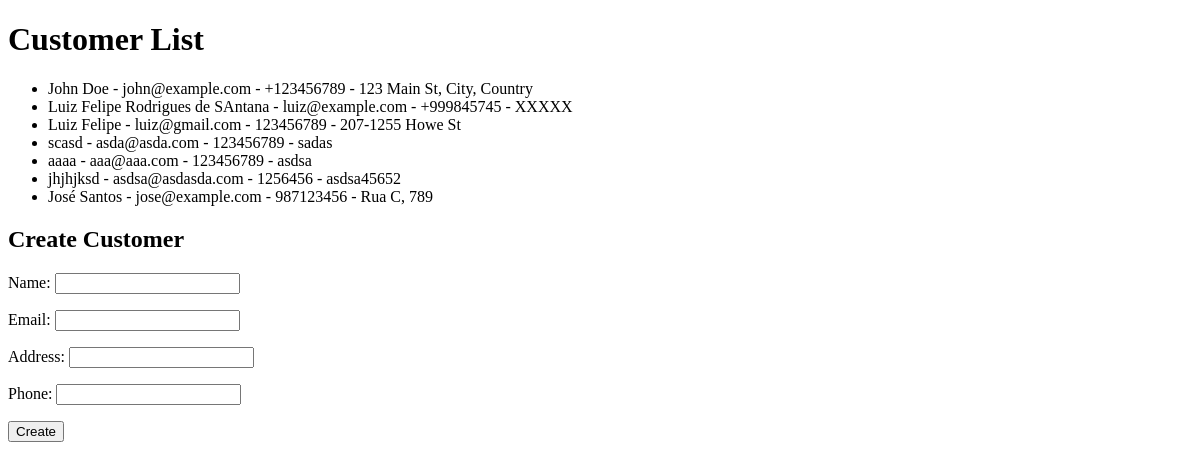
Before: /customer/ with the older database file.
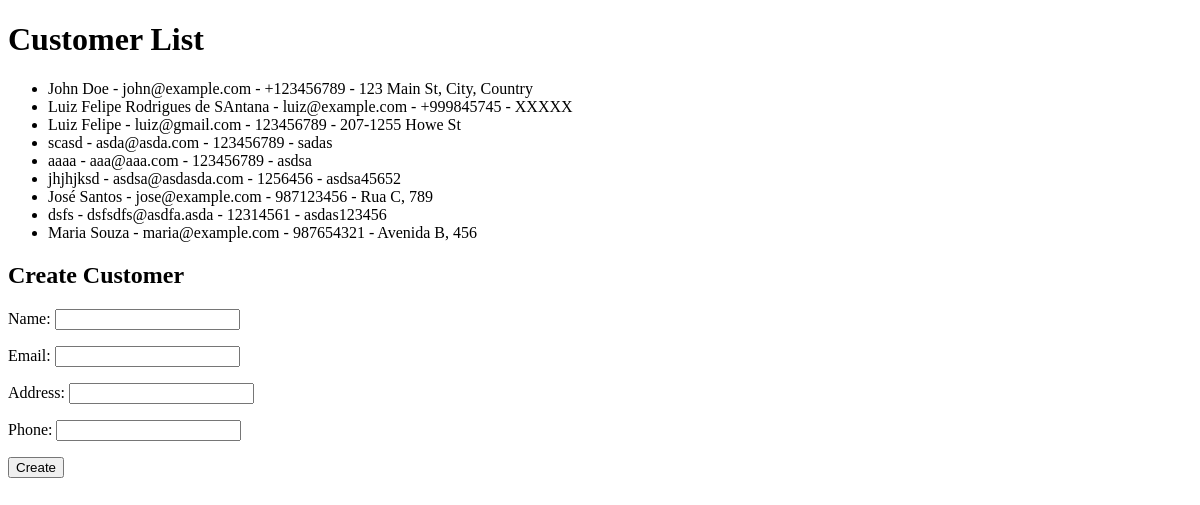
After: the same page with the newer database file.
### EcommerceApp/models.py (models this page shows, shortened)
class Customer(models.Model):
    customerID = models.AutoField(primary_key=True)
    name = models.CharField(max_length=100)
    email = models.EmailField(unique=True)
    address = models.CharField(max_length=200)
    phone = models.CharField(max_length=20)
    def serialize(self):
        return{
            "id":self.customerID,
            "name":self.name,
            "email":self.email,
            "address":self.address,
            "phone":self.phone
        }

### EcommerceApp/views.py (the view, shortened to what this page needs)
# urls.py: path('customer/', views.url_customer),
def url_customer(request):
    if (request.method == 'GET'):
        page_number = request.GET.get('page_number')
        page_size = request.GET.get('page_size')
        if ('application/json' in request.content_type):
            if page_number and page_size:
                return list_customers(page_number,page_size)
            else:
                return list_customers()
        else:
            if page_number and page_size:
                customerJson = list_customers(page_number,page_size).content
            else:
                customerJson = list_customers().content
            form = UserForm()
            customer_str = customerJson.decode('utf-8')
            customersDictionary = json.loads(customer_str)
            return render(request, 'customer.html', {'form': form, 'customers': customersDictionary})

### EcommerceApp/forms.py
class UserForm(forms.ModelForm):
	class Meta:
		model = Customer
		fields = ['name','email', 'address','phone']

### EcommerceApp/views.py (called while the page is built)
def list_customers(page_number=None, page_size=None ):
    if (page_number or page_size) is None:
        customers = Customer.objects.all()
    else:
        start = (int(page_number) - 1) * int(page_size)
        end = start + int(page_size)
        customers = Customer.objects.all() [start:end]
    customers_data = []
    for customer in customers:
        customers_data.append(customer.serialize())
    return JsonResponse(customers_data, safe=False, status=200)

### EcommerceApp/templates/customer.html (shortened to what this page needs)
<!DOCTYPE html>
<html lang="en">
<head>
</head>
<body>
    <h1>Customer List</h1>
    <ul>
        {% for customer in customers %}
        <li>{{ customer.name }} - {{ customer.email }} - {{ customer.phone }} - {{ customer.address }}</li>
        {% endfor %}
    </ul>
    <h2>Create Customer</h2>
    <form method="post">
        {{ form.as_p }}
        <button type="submit">Create</button>
    </form>
</body>
</html>

Changed rows visible on the page:
added Customer: name "dsfs", email "dsfsdfs@asdfa.asda", phone "12314561", address "asdas123456"
added Customer: name "Maria Souza", email "maria@example.com", phone "987654321", address "Avenida B, 456"
